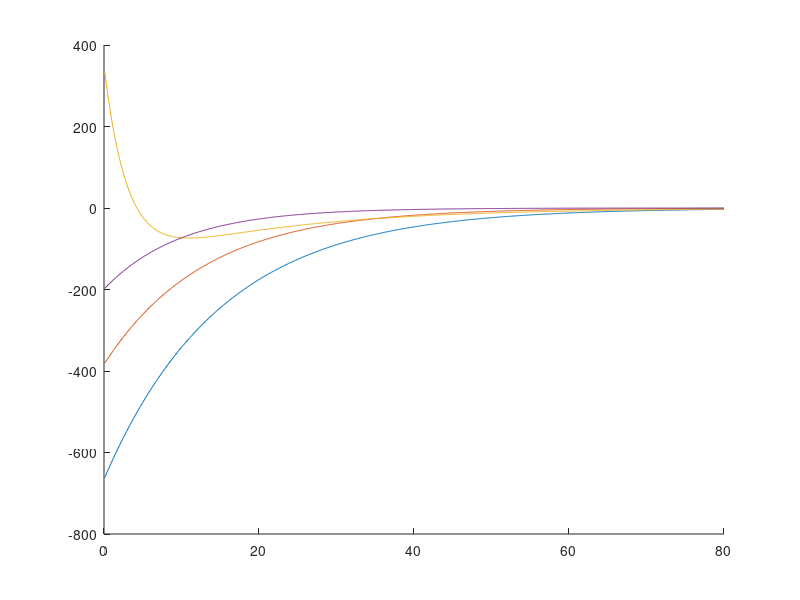

Write the MATLAB code that produced this figure.
%
clf
clc
clearvars
d = 0:0.1:80;

hold on
% xm
Rxm = 10000;
rxm = 15;
Axm = 10;
axm = 10;
% Q = Rkl*exp(-sqrt(d.^2)/rkl)-Akl*exp(-sqrt(d.^2)/akl);
% plot(d,Q);
x = zeros(size(d));
y = d;
Qx = Rxm*exp(-sqrt(x.^2+y.^2)/rxm)*2.*x./(2*rxm*sqrt(x.^2+y.^2))-Axm*exp(-sqrt(x.^2+y.^2)/axm)*2.*x./(2*axm*sqrt(x.^2+y.^2)); % x-component of the gradient
Qy = -Rxm*exp(-sqrt(x.^2+y.^2)/rxm)*2.*y./(2*rxm*sqrt(x.^2+y.^2))+Axm*exp(-sqrt(x.^2+y.^2)/axm)*2.*y./(2*axm*sqrt(x.^2+y.^2));
Qxy = Qy;%sqrt(Qx.^2+Qy.^2);
plot(d,Qxy)

Rmm = 5000;
rmm = 13;
Amm = 10;
amm = 10;
% Q = Rkl*exp(-sqrt(d.^2)/rkl)-Akl*exp(-sqrt(d.^2)/akl);
% plot(d,Q);
Qx = Rmm*exp(-sqrt(x.^2+y.^2)/rmm)*2.*x./(2*rmm*sqrt(x.^2+y.^2))-Amm*exp(-sqrt(x.^2+y.^2)/amm)*2.*x./(2*amm*sqrt(x.^2+y.^2)); % x-component of the gradient
Qy = -Rmm*exp(-sqrt(x.^2+y.^2)/rmm)*2.*y./(2*rmm*sqrt(x.^2+y.^2))+Amm*exp(-sqrt(x.^2+y.^2)/amm)*2.*y./(2*amm*sqrt(x.^2+y.^2));
Qxy = Qy;%sqrt(Qx.^2+Qy.^2);
plot(d,Qxy)


Rmx = 3000;
rmx = 20;
Amx = 1500;
amx = 3;
% Q = Rkl*exp(-sqrt(d.^2)/rkl)-Akl*exp(-sqrt(d.^2)/akl);
% plot(d,Q);
Qx = Rmx*exp(-sqrt(x.^2+y.^2)/rmx)*2.*x./(2*rmx*sqrt(x.^2+y.^2))-Amx*exp(-sqrt(x.^2+y.^2)/amx)*2.*x./(2*amx*sqrt(x.^2+y.^2)); % x-component of the gradient
Qy = -Rmx*exp(-sqrt(x.^2+y.^2)/rmx)*2.*y./(2*rmx*sqrt(x.^2+y.^2))+Amx*exp(-sqrt(x.^2+y.^2)/amx)*2.*y./(2*amx*sqrt(x.^2+y.^2));
Qxy = Qy;%sqrt(Qx.^2+Qy.^2);
plot(d,Qxy)


Rxx = 2000;
rxx = 10;
Axx = 10;
axx = 10;

% Q = Rkl*exp(-sqrt(d.^2)/rkl)-Akl*exp(-sqrt(d.^2)/akl);
% plot(d,Q);


Qx = Rxx*exp(-sqrt(x.^2+y.^2)/rxx)*2.*x./(2*rxx*sqrt(x.^2+y.^2))-Axx*exp(-sqrt(x.^2+y.^2)/axx)*2.*x./(2*axx*sqrt(x.^2+y.^2)); % x-component of the gradient
Qy = -Rxx*exp(-sqrt(x.^2+y.^2)/rxx)*2.*y./(2*rxx*sqrt(x.^2+y.^2))+Axx*exp(-sqrt(x.^2+y.^2)/axx)*2.*y./(2*axx*sqrt(x.^2+y.^2));
Qxy = Qy;%sqrt(Qx.^2+Qy.^2);
plot(d,Qxy)
    
hold off